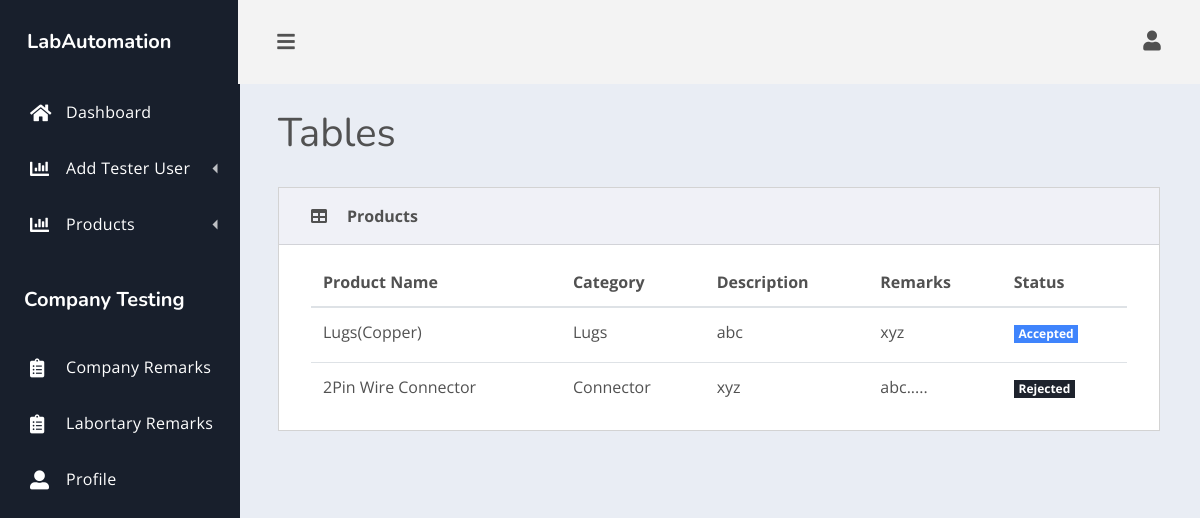
The page /Adminlayout/companyremark.php (signed in) on the database its author committed.
### tables this page shows
CREATE TABLE `companytesting` (
  `cplrId` int(11) NOT NULL,
  `u_id` int(11) NOT NULL,
  `prodId` int(11) NOT NULL,
  `Remarks` varchar(225) NOT NULL,
  `Result` varchar(225) NOT NULL
);

CREATE TABLE `manufactureproducts` (
  `ProdId` int(11) NOT NULL,
  `Prodname` varchar(225) NOT NULL,
  `Price` decimal(10,2) NOT NULL,
  `description` varchar(225) NOT NULL,
  `category` varchar(50) NOT NULL,
  `Image` varchar(500) NOT NULL,
  `Status` varchar(225) NOT NULL DEFAULT 'pending'
);

### Adminlayout/companyremark.php (the view)
<?php include 'header.php'; ?>
<?php include '../confiq/connection.php'; ?>
<?php
    $query = "select p.Prodname, p.category, p.description, l.Remarks, l.Result from manufactureproducts p
    inner join companytesting l on p.ProdId = l.prodId";
    $res = mysqli_query($con,$query)or die("Incorrect Query!!");
    $rows = mysqli_num_rows($res);
?>
<main class="dash-content">
                <div class="container-fluid">
                    <h1 class="dash-title">Tables</h1>
                    <div class="row">
                        <div class="col-lg-12">
                            <div class="card spur-card">
                                <div class="card-header">
                                    <div class="spur-card-icon">
                                        <i class="fas fa-table"></i>
                                    </div>
                                    <div class="spur-card-title">Products</div>
                                </div>
                                <div class="card-body ">
                                <?php if($rows>0){
                                ?>
                                    <table class="table table-hover table-in-card">
                                        <thead>
                                            <tr>
                                            <th scope="col">Product Name</th>
                                            <th scope="col">Category</th>
                                            <th scope="col">Description</th>
                                            <th scope="col">Remarks</th>
                                            <th scope="col">Status</th>
                                            </tr>
                                        </thead>
                                        <tbody>
                                        <?php
                                        while($data = mysqli_fetch_assoc($res)){ echo '<tr>';
                                        ?>
                                            <tr>
                                                <td><?= @$data['Prodname'] ?></td>
                                                <td><?= @$data['category'] ?></td>
                                                <td><?= @$data['description'] ?></td>
                                                <td><?= @$data['Remarks'] ?></td>
                                                <td>
                                                    <?php
                                                    if(@$data['Result'] == 'Approved')
                                                    {
                                                    echo '<label class="badge badge-primary">Accepted</label>';
                                                }
                                                else{
                                                    echo '<label class="badge badge-dark">Rejected</label>';
                                                }
                                                    ?>
                                                </td>
                                            </tr>
                                            <?php echo '</tr>';}?>
                                        </tbody>
                                    </table>
                                <?php
                                }
                                ?>
                                </div>
                            </div>
                        </div>
                    </div>
                </div>
            </main>
<?php include 'footer.php'; ?>

### rows shown on the page
companytesting: prodId.Prodname "Lugs(Copper)", prodId.category "Lugs", prodId.description "abc", Remarks "xyz", Result "Accepted"
companytesting: prodId.Prodname "2Pin Wire Connector", prodId.category "Connector", prodId.description "xyz", Remarks "abc.....", Result "Rejected"
